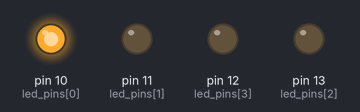
Recording of a sketch running on a simulated Arduino Uno, built with avr-gcc and run on an emulated ATmega328P. On the bench: output pins drawn as LEDs (lit = HIGH). What the sketch prints to the serial monitor is not drawn.

Above: at 0.2 s.
At 1.2 s:
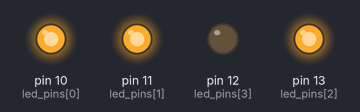
At 1.7 s:
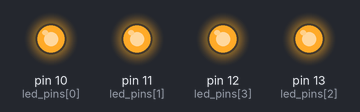
At 3.2 s:
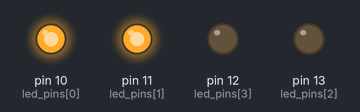
At 4.7 s:
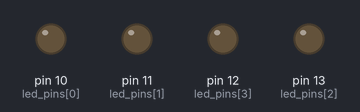
Timing chart, 0 to 5.8 s (numbered marks = the images above):
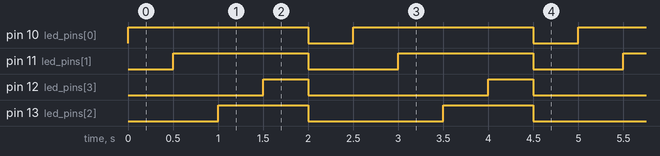

Measured:
- by itself, pin 10 (led_pins[0]): alternates HIGH for 2.0 s and LOW for 0.50 s
- by itself, pin 11 (led_pins[1]): alternates HIGH for 1.5 s and LOW for 1.0 s
- by itself, pin 12 (led_pins[3]): alternates HIGH for 0.50 s and LOW for 2.0 s
- by itself, pin 13 (led_pins[2]): alternates HIGH for 1.0 s and LOW for 1.5 s

The sketch:

four_leds.ino
```cpp
/**
 Sequenze di di accensione di 4 led collegati ai pin digitali
 13,12,11,10 della scheda ARDUINO UNO

 Descrizione circuito:
 I led sono collegati ai pin e con in serire una resistenza da 330 ohm (?)
 ciascuno.

 Code by Leonardo Berti (c) 2012

*/

/**Numero di led utilizzati*/
const int NLEDS=4;

const int DEBUG_ON=1;

const int ON=1;

const int OFF=0;

/**mappatura pin a cui sono collegati i led*/
const int led_pins[4]={10,11,13,12};

void initHardware()
{

  for (int i=0;i<NLEDS;i++)
  {
    //inizializza ogni pin collegato ai led come pin di output
    //digitale
    pinMode(led_pins[i],OUTPUT);
  }

  //avvia la comunicazione seriale
  Serial.begin(9600);

  Serial.println("HW init ok");

}


//routine di setup invocata all'inizio
void setup() {
    initHardware();
}

/**
  Accende o spenge il led
  @param led indice led da 0 a NLEDS
  @param mode ON o OFF
*/
void switchLed(int led,int mode)
{
  digitalWrite(led_pins[led],mode);
}

//ciclo infinito di esecuzione programma
void loop() {

  switchLed(0,ON);

  delay(500);

  switchLed(1,ON);

  delay(500);

  switchLed(2,ON);

  delay(500);

  switchLed(3,ON);

  delay(500);

  switchLed(0,OFF);
  switchLed(1,OFF);
  switchLed(2,OFF);
  switchLed(3,OFF);

  delay(500);


}
```

serial_utils.ino
```cpp

```
